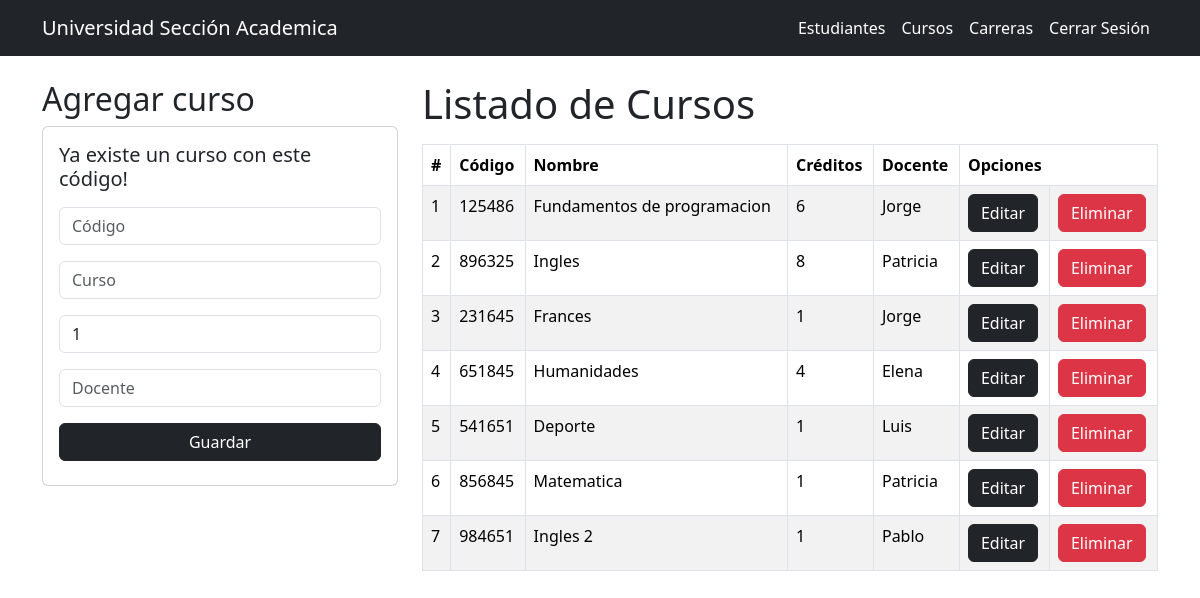
The app's page /registrarCurso/ (signed in) with its own data.
### Modulos/Academica/models.py (models this page shows, shortened)
class Curso(models.Model):
    codigo = models.CharField(max_length=6, primary_key=True)
    nombre = models.CharField(max_length=30)
    creditos = models.PositiveBigIntegerField()
    docente = models.CharField(max_length=100)

### Modulos/Academica/views.py (the view)
# urls.py: path('registrarCurso/', views.registrarCurso, name='registrarCurso'),
def registrarCurso(request):
    try:
        codigo=request.POST['txtCodigo']
        nombre=request.POST['txtNombre']
        creditos=request.POST['numCreditos']
        docente=request.POST['txtDocente']
        Curso.objects.create(codigo=codigo, nombre=nombre, creditos=creditos, docente=docente)
        return redirect('/gestionCursos/')
    except:
         listaCursos = Curso.objects.all()
         return render(request, "gestionCursos.html",{"cursos": listaCursos , 'error' : 'Ya existe un curso con este código!'})

### Modulos/Academica/Templates/gestionCursos.html (shortened to what this page needs)
{% extends "./base.html" %}
{% block body %}
<div class="row">
    <div class="col-sm-12 col-md-6 col-lg-4 col-xl-4">
        <h2>Agregar curso</h2>
        <div class="card">
            <div class="card-body">
            <h5>{{error}}</h5>
               <form id="formularioCurso" action="/registrarCurso/" method="POST"> {% csrf_token %}
                    <div class="form-group py-2">
                        <input type="text" id="txtCodigo" onKeypress="if (45 > event.keyCode || event.keyCode > 57) event.returnValue = false" name="txtCodigo" class="form-control" placeholder="Código" minlength="6" maxlength="6" autofocus required>
                    </div>
                    <div class="form-group py-2">
                        <input type="text" id="txtNombre" name="txtNombre" class="form-control" placeholder="Curso" maxlength="30" required>
                    </div>
                    <div class="form-group py-2">
                        <input type="number" id="numCreditos" name="numCreditos" class="form-control" min="1" max="10" placeholder="Créditos" step="1" value="1" required>
                    </div>
                    <div class="form-group py-2">
                        <input type="text" id="txtDocente" name="txtDocente" class="form-control" placeholder="Docente" maxlength="100" required>
                    </div>
                    <div class="form-group py-2 d-grid gap-2">
                        <button type="submit" class="btn btn-dark btn-block text-white">Guardar</button>
                    </div>
                </form>
            </div>
        </div>
    </div>
    <div class="col-sm-12 col-md-6 col-lg-8 col-xl-8">
        <h1>Listado de Cursos</h1>
        <div class="table-responsive py-2">
            <table class="table table-striped table-bordered">
            <thead>
                <tr>
                    <th> # </th>
                    <th> Código </th>
                    <th> Nombre </th>
                    <th> Créditos </th>
                    <th> Docente </th>
                    <th colspan="2"> Opciones </th>
                </tr>
            </thead>
            <tbody>
                {% for c in cursos %}
                <tr>
                    <td>{{ forloop.counter}}</td>
                    <td>{{c.codigo}}</td>
                    <td>{{c.nombre}}</td>
                    <td>{{c.creditos}}</td>
                    <td>{{c.docente}}</td>
                    <td><a href="/edicionCurso/{{c.codigo}}" class="btn btn-dark">Editar</a></td>
                    <td><a href="/eliminarCurso/{{c.codigo}}" class="btn btn-danger btnEliminacion">Eliminar</a></td>
                </tr>
                {% endfor %}
            </tbody>
        </div>
    </div>
</div>
{% endblock %}

### records on screen
Curso: codigo "125486", nombre "Fundamentos de programacion", creditos "6", docente "Jorge"
Curso: codigo "896325", nombre "Ingles", creditos "8", docente "Patricia"
Curso: codigo "231645", nombre "Frances", creditos "1", docente "Jorge"
Curso: codigo "651845", nombre "Humanidades", creditos "4", docente "Elena"
Curso: codigo "541651", nombre "Deporte", creditos "1", docente "Luis"
Curso: codigo "856845", nombre "Matematica", creditos "1", docente "Patricia"
Curso: codigo "984651", nombre "Ingles 2", creditos "1", docente "Pablo"

### other values on screen
{{ error }} "Ya existe un curso con este código!"
